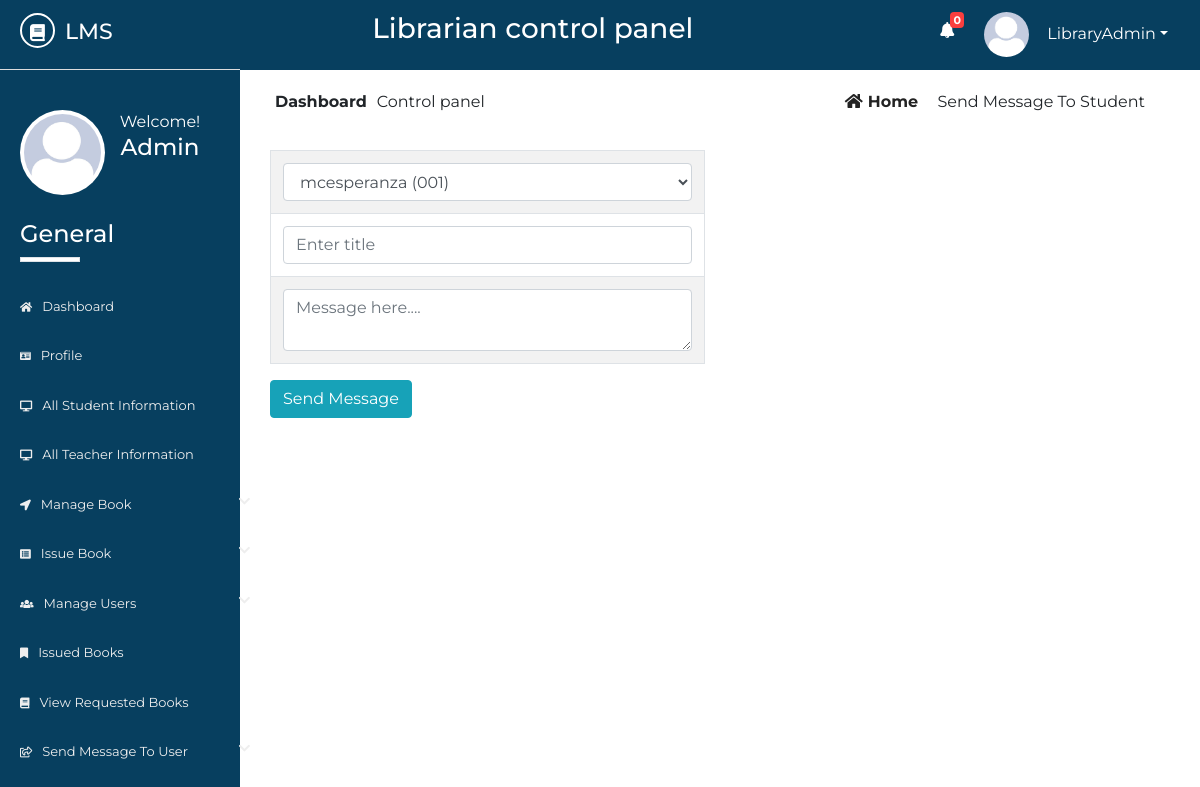
Screenshot of /Source/librarian/send-to-student.php (signed in) with the database file from the repository.
### tables this page shows
CREATE TABLE `lib_registration` (
  `id` int(2) NOT NULL,
  `name` varchar(50) NOT NULL,
  `username` varchar(20) NOT NULL,
  `password` varchar(20) NOT NULL,
  `email` varchar(50) NOT NULL,
  `phone` varchar(20) NOT NULL,
  `address` varchar(100) NOT NULL,
  `photo` varchar(500) NOT NULL,
  `status` varchar(7) NOT NULL
);

### Source/librarian/send-to-student.php (the view, shortened to what this page needs)
       <?php
   include 'inc/header.php';
   include 'inc/connection.php';
?>
<div class="dashboard-content">
	<div class="dashboard-header">
		<div class="container">
			<div class="row">
				<div class="col-md-6">
					<div class="left">
						<p><span>dashboard</span>Control panel</p>
					</div>
				</div>
				<div class="col-md-6">
					<div class="right text-right">
						<a href="dashboard.php"><i class="fas fa-home"></i>home</a>
						<span class="disabled">send Message to student</span>
					</div>
				</div>
			</div>
			<div class="sendMessage">
				<form action="" method="post" name="form1" class="col-lg-6" enctype="multipart/form-data">
                       <table class="table table-bordered table-striped">
                           <tr>
                               <td>
                                 <select name="rusername" class="form-control">
                                     <?php
                                            $res= mysqli_query($link, "select * from std_registration");
                                               while($row=mysqli_fetch_array($res)){
                                                   ?><option value="<?php echo $row["username"]?>">
                                                   <?php  echo $row["username"]. " (".$row["regno"].")"; ?>
                                                   </option><?php
                                               }
                                          ?>
                                 </select>
                               </td>
                           </tr>
                           <tr>
                               <td>
                                   <input type="text" class="form-control" placeholder="Enter title" name="title">
                               </td>
                           </tr>
                           <tr>
                               <td>
                                   <textarea name="msg" class="form-control" placeholder="Message here...."></textarea>
                               </td>
                           </tr>
                       </table>
                       <input type="submit" name="submit" value="Send Message" class="btn btn-info">
                   </form>
			</div>
		</div>
	</div>
</div>
<?php
	include 'inc/footer.php';
 ?>

### Source/librarian/inc/header.php (shortened to what this page needs)
<?php
    include 'inc/connection.php';
    $res = mysqli_query($link,"select * from request_books where read1='no'");
    $not= mysqli_num_rows($res);
 ?>
<!DOCTYPE html>
<html lang="en">
<head>
	<link rel="stylesheet" href="inc/css/bootstrap.min.css">
	<link rel="stylesheet" href="inc/css/bootstrap-select.min.css">
	<link rel="stylesheet" href="inc/css/fontawesome-all.min.css">
	<link rel="stylesheet" href="inc/css/datatables.min.css">
	<link rel="stylesheet" href="inc/css/pro1.css">
</head>
<body>
	<div class="main-content">
		<div class="wrapper">
			<div class="left-sidebar">
				<div class="p-title">
                    <h3><a href=""><i class="fas fa-book"></i><span>lms</span></a></h3>
				</div>
				<div class="profile">
					<div class="profile-pic">
                        <?php
                            $res = mysqli_query($link, "select * from lib_registration where username='".$_SESSION['username']."'");
                            while ($row = mysqli_fetch_array($res)){
                                ?><img src="<?php echo $row["photo"]; ?> " height="" width="" alt="something wrong" class="rounded-circle"></a> <?php
                            }
                        ?>
					</div>
					<div class="profile-info text-center">
						<span>Welcome!</span>
						<h2>
              <?php
                $res = mysqli_query($link, "select * from lib_registration where username='".$_SESSION['username']."'");
                while ($row = mysqli_fetch_array($res)){
                  $name  =  $row["name"];
                  echo $name;
                }
              ?>
            </h2>
					</div>
				</div>
				<div class="sidebar-menu">
					<h3>General</h3>
					<div class="border"></div>
	                <ul>
	                    <li class="menu <?php if($page=='home'){ echo 'active';} ?>">
      						<a href="dashboard.php"><i class="fas fa-home"></i>Dashboard</a>
    					</li>
    					  <li class="menu <?php if($page=='profile'){ echo 'active';} ?>">
      						<a href="profile.php"><i class="fas fa-id-card"></i>profile</a>
    					</li>
	                    <li class="menu <?php if($page=='sinfo'){ echo 'active';} ?>">
      						<a href="all-student-info.php"><i class="fas fa-desktop"></i>all student information</a>
    					</li>
    					<li class="menu <?php if($page=='tinfo'){ echo 'active';} ?>">
      						<a href="all-teacher-info.php"><i class="fas fa-desktop"></i>all teacher information</a>
    					</li>
    					<li class="menu menu-toggle2">
      						<a href="#"><i class="fas fa-location-arrow"></i>manage book <span class="fa fa-chevron-down"></span></a>
    					</li>
	                   <li class="menu menu-toggle1">
      						<a href="#"><i class="fas fa-list-alt"></i>issue book <span class="fa fa-chevron-down"></span></a>
    					</li>
    					<li class="menu menu-toggle3">
      						<a href="#"><i class="fas fa-users"></i>manage users <span class="fa fa-chevron-down"></span></a>
    					</li>
    					 <li class="menu <?php if($page=='ibook'){ echo 'active';} ?>">
      						<a href="issued-books.php"><i class="fas fa-bookmark"></i>issued books</a>
    					</li>
    					<li class="menu <?php if($page=='rbook'){ echo 'active';} ?>">
      						<a href="requested-books.php"><i class="fas fa-book"></i>view requested books</a>
    					</li>
    					<li class="menu menu-toggle4">
      						<a href="#"><i class="far fa-share-square"></i>send message to user <span class="fa fa-chevron-down"></span></a>
    					</li>
    				</ul>
				</div>
			</div>
			<div class="content">
				<div class="inner">
					<div class="heading text-center">
						<h3>Librarian control panel</h3>
					</div>
					<div class="header-profile text-right">
						<ul>
                            <li class="icon">
                                <a href="requested-books.php" ><i class="fas fa-bell"></i></a>
                                <span class="count" onclick="window.location='requested-books.php'"><b><?php echo $not; ?></b></span>
                            </li>
							<li class="dropdown">
                                <?php
                                     $res = mysqli_query($link, "select * from lib_registration where username='".$_SESSION['username']."'");
                                     while ($row = mysqli_fetch_array($res)){
                                         ?><a href="" class="dropdown-toggle" data-toggle="dropdown"><img src="<?php echo $row["photo"]; ?>" alt=""><span><?php echo $_SESSION["username"]; ?></span></a> <?php
                                     }
                                ?>
							</li>
						</ul>
					</div>
				</div>

### Source/librarian/inc/css/pro1.css (style rules this page uses)
* { margin: 0; padding: 0; }
body { font-family: 'Montserrat', sans-serif; }
.border { width: 60px; height: 5px; background: #fff; }
.main-content { width: 100%; height: auto; overflow: hidden; }
.main-content .left-sidebar { width: 20%; height: auto; background: #073f5f; float: left; }
.main-content .left-sidebar .p-title { width: 100%; padding: 13px; padding-left: 20px; background: #073f5f; border-bottom: 1px solid #ddd; }
.main-content .p-title a { text-decoration: none; color: #fff; font-size: 22px; text-transform: uppercase; }
.main-content .p-title a i { width: 35px; height: 35px; line-height: 35px; text-align: center; font-size: 17px; border-radius: 50%; border: 2px solid #fff; }
.main-content .p-title a span { margin-left: 10px; }
.main-content .left-sidebar .profile { width: 100%; padding: 20px; margin-top: 0; padding-top: 0; }
.main-content .left-sidebar .profile .profile-pic { width: 40%; float: left; }
.main-content .left-sidebar .profile img { width: 85px; height: 85px; position: inherit; padding: 4px; background: #fff; overflow: hidden; }
.main-content .left-sidebar .profile .profile-info { width: 60%; float: left; color: #fff; }
.main-content .left-sidebar .profile .profile-info h2 { font-size: 23px; }
.sidebar-menu { color: #fff; width: 100%; padding-top: 60px; padding-left: 0; }
.sidebar-menu h3 { margin-left: 20px; font-size: 24px; }
.sidebar-menu .border { margin-left: 20px; margin-bottom: 20px; }
.sidebar-menu ul li a { text-decoration: none; color: #eee; width: 270px; padding: 15px 20px; font-size: 13px; display: block; text-transform: capitalize; transition: all .5s ease; }
.sidebar-menu ul { padding-left: 0; }
.sidebar-menu ul li a i { margin-right: 10px; font-size: smaller; }
.sidebar-menu ul li a span { float: right; }
.content { width: 80%; height: auto; float: right; }
.content .inner { width: 100%; height: 70px; background: #073f5f; padding: 12px; }
.content .inner .heading { width: 60%; float: left; color: #fff; }
.content .inner .header-profile { width: calc(40%-20px); float: right; margin-right: 20px; position: relative; }
.content .inner .header-profile .icon i { margin-right: 30px; font-size: 16px; margin-top: 10px; }
.header-profile .dropdown span { color: #fff; margin-left: 10px; }
.header-profile .icon span { color: #fff; position: absolute; left: 10px; top: 0; font-size: 11px; width: 14px; height: 16px; line-height: 16px; text-align: center; border-radius: 4px; background: #FA3E3E; }
.header-profile ul li { list-style: none; float: left; }
.header-profile ul li i { color: #fff; }
.header-profile img { width: 40px; height: 40px; border-radius: 50%; margin-right: 8px; }
.dropdown a { text-decoration: none; color: #fff; }
.dropdown img { width: 45px; height: 45px; border-radius: 50%; }
.dashboard-header .left { padding: 20px; }
.dashboard-header .left p span { text-transform: capitalize; margin-right: 10px; font-weight: bold; }
.dashboard-header .right { padding: 20px; margin-right: 20px; }
.dashboard-header .right a { text-transform: capitalize; text-decoration: none; color: #222; margin-right: 15px; font-weight: bold; }
.dashboard-header .right a i { margin-right: 5px; }
.dashboard-header .right span { text-transform: capitalize; }

### rows the page displays
lib_registration: photo (picture), name "Admin"

### other values shown
$not "0"
form field rusername "mcesperanza (001)"
